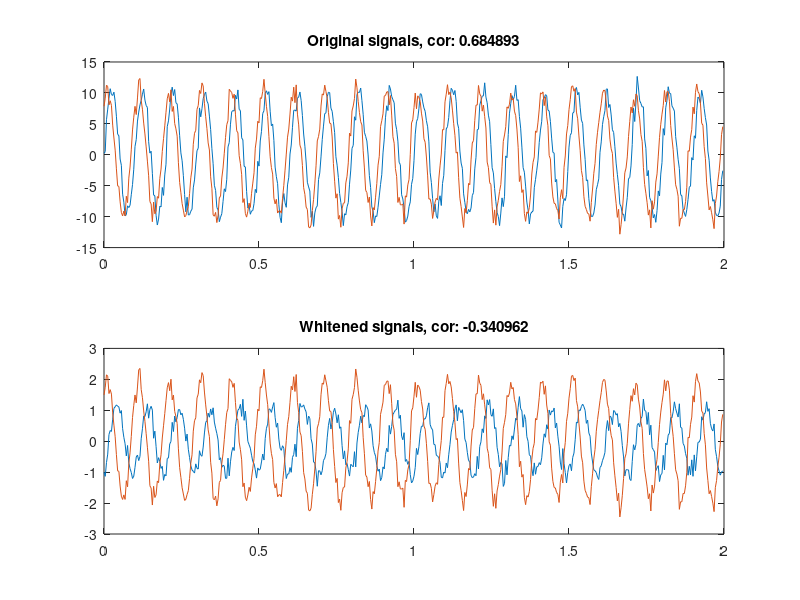

This chart was generated by the following MATLAB code:
% Test out whitening of two sinusoids
close all;

n_samples = 500;
fs = 250;
t = (0:n_samples-1)/fs;

% Generate sinusoids
f = 10;
amplitude = 10;
sigma = 1;
s1 = amplitude*sin(2*pi*f*t) + sigma*randn(1,n_samples);

phase = pi/4;
s2 = amplitude*sin(2*pi*f*t+phase) + sigma*randn(1,n_samples);

% Calculate the correlation
c = xcorr(s1, s2, 0, 'coeff');

sources = [s1; s2];

% Plot the original sources
figure;
subplot(2,1,1);
plot(t,sources(1,:),t,sources(2,:));
title(sprintf('Original signals, cor: %f', c));

% Whiten
R = cov(sources');
L = chol(R);

sources_whitened = L\sources;

c = xcorr(sources_whitened(1,:), sources_whitened(2,:), 0, 'coeff');

% Plot the whitened sources
subplot(2,1,2);
plot(t,sources_whitened(1,:),t,sources_whitened(2,:));
title(sprintf('Whitened signals, cor: %f', c));